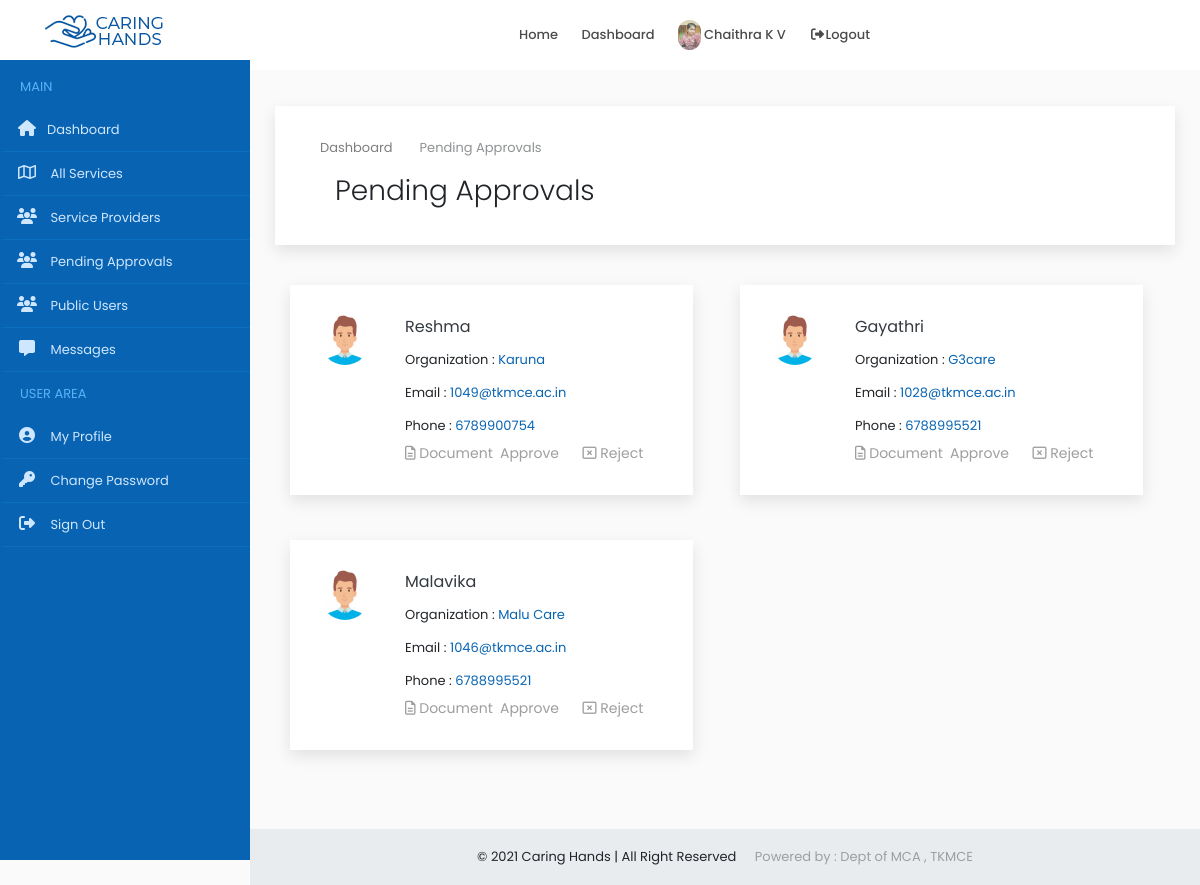
Page /administrator/pending/provider/ (signed in) on the committed database.
### accounts/models.py (models this page shows, shortened)
class Users(models.Model):
    user = models.ForeignKey(User,on_delete=models.CASCADE)
    name = models.CharField(max_length=150)
    email = models.EmailField(max_length=200,null=True, blank=True)
    organization = models.CharField(max_length=250,null=True, blank=True)
    mob = models.CharField(max_length=12)
    sex = models.CharField(max_length=10,choices=gender,default='Male')
    house = models.CharField(max_length=100,null=True, blank=True)
    street1 =models.CharField(max_length=100,null=True, blank=True)
    street2 =models.CharField(max_length=100,null=True, blank=True)
    city = models.CharField(max_length=100,null=True, blank=True)
    district = models.CharField(max_length=100,null=True, blank=True)
    state = models.CharField(max_length=100,null=True,choices=states, blank=True)
    pin = models.CharField(max_length=100,null=True,blank=True)
    age = models.IntegerField(null=True, blank=True)
    type = models.CharField(max_length=20,choices=user_type)
    approval = models.CharField(max_length=20,choices=approval_choices,default='Pending')
    document = models.FileField(upload_to='documents',null=True, blank=True)
    profile_picture = models.FileField(upload_to='dp',default='assets/img/user3.png')

### accounts/views.py (the view)
# urls.py: path('administrator/pending/provider/',PendingApproval.as_view(), name='pending_approval'),
class PendingApproval(View):
    def get(self,request):
        x = AdminCheck(request)
        if x == True:
            user = request.user
            account = Users.objects.get(user=user)
            requests = Users.objects.filter(type='service_provider',approval='2')
            context = {'account': account,'requests': requests}
            return render(request,'admin/verify.html', context)
        else:
            return redirect('home')

### accounts/functions.py (called while the page is built)
def AdminCheck(request):
    user = request.user
    if user.is_authenticated:
        try:
            u = Users.objects.get(user=user)
            if u.type == 'admin':
                return (True)
            else:
                return (False)
        except:
            return (False)
    else:
        return (False)

### accounts/templates/admin/verify.html (shortened to what this page needs)
{% extends 'common/dashboard_main.html' %}
{% load static %}
{% block content %}
{% include 'common/header.html' %}
{% include 'admin/sidenav.html' %}
<div class="content-wrapper">
<div class="container-fluid overflow-hidden">
    <div class="row margin-tb-90px margin-lr-10px sm-mrl-0px">
        <div id="page-title" class="padding-30px background-white full-width box-shadow">
            <div class="container">
                <ol class="breadcrumb opacity-5">
                    <li><a href="{% url 'home' %}">Dashboard</a></li>
                    <li class="active">Pending Approvals</li>
                </ol>
                <div class="container-fluid">
                    <div class="row">
                        <div class="col-6">
                            <h1 class="font-weight-300">Pending Approvals</h1>
                        </div>
                        <div class="col-6">
                        </div>
                    </div>
                </div>
            </div>
        </div>
        <div class="container-fluid">
            <div class="row" style="margin-top:40px">
                {% for i in requests %}
                 <div class="col-lg-6 margin-bottom-45px full-width">
                    <div class="background-white thum-hover box-shadow  hvr-float">
                        <div class="padding-30px full-width">
                            <img src="{{i.profile_picture.url}}" class="float-left margin-right-20px border-radius-60 margin-bottom-20px" alt="" style="width: 50px;height:50px">
                            <div class="margin-left-85px">
                                <a class="d-block text-dark text-medium margin-bottom-5px" href="#">{{i.name|title}} </a>
                                <div class="d-block padding-tb-5px">Organization :  <a href="#" class="text-main-color">{{i.organization|title}}</a></div>
                                <div class="d-block padding-tb-5px">Email :  <a href="#" class="text-main-color">{{i.email}}</a></div>
                                <div class="d-block padding-tb-5px">Phone  :  <a href="#" class="text-main-color">{{i.mob}}</a></div>
                                {% if i.document %}
                                <a href="{{i.document.url}}" target="_blank" class="d-inline-block text-grey-2 text-up-small"><i class="far fa-file-alt"></i> Document</a>
                               {% endif %}
                                <a href="" class="d-inline-block text-grey-2 text-up-small"  data-toggle="modal" data-target="#Approve_{{i.id}}"> Approve</a>
                                <a href="" class="d-inline-block margin-lr-20px text-grey-2 text-up-small"  data-toggle="modal" data-target="#Reject_{{i.id}}"><i class="far fa-window-close"></i> Reject</a>
                            </div>
                        </div>
                    </div>
                </div>
                {% empty %}
                <div class="alert alert-danger  margin-bottom-35px border-radius-10 padding-30px">
                    <strong>OOPS!</strong> No pending approvals Found
                    <hr>
                    <p class="margin-0px">Come back later.</p>
                </div>
                {% endfor %}
            </div>
        </div>
    </div>
</div>
{% include 'common/small_footer.html' %}
</div>
{% endblock %}

### accounts/templates/common/header.html (shortened to what this page needs)
{% load static %}
<header>
    <div id="fixed-header-dark" class="header-output fixed-header" style="background-color: white;">
        <div class="container header-in">
            <div class="row">
                <div class="col-lg-2 col-md-12">
                    <a id="logo" href="{% url 'index' %}" class="d-inline-block margin-tb-15px"><img
                            src="{% static 'assets/img/logo-1.png' %}" alt=""></a>
                </div>
                <div class="col-lg-7 col-md-12 position-inherit">
                    <ul id="menu-main" class="nav-menu float-lg-right link-padding-tb-20px">
                        <li><a href="{% url 'index' %}">Home</a>
                        </li>
                        <li><a href="{% url 'home' %}">Dashboard</a>
                        </li>
                        {% if request.user.is_authenticated %}
                        <li><a href="{% url 'home' %}"><img src="{{account.profile_picture.url}}" class="height-30px border-radius-30" alt=""> {{account.name|title}}</a></li>
                        <li><a href="{% url 'logout' %}" data-toggle="modal" data-target="#exampleModal"><i class="fa fa-fw fa-sign-out-alt"></i>Logout</a></li>
                        {% else %}
                        <li><a href="{% url 'login' %}"><i class="far fa-user"></i> Login</a></li>
                        {% endif %}
                    </ul>
                </div>
                <div class="col-lg-3 col-md-12">
                </div>
            </div>
        </div>
    </div>
</header>

### static/assets/css/colors/main.css (style rules this page uses)
.text-main-color { color: #0864b2; }

### static/assets/css/sb-admin.css (style rules this page uses)
html { position: relative; min-height: 100%; }
body { overflow-x: hidden; }
.content-wrapper { min-height: calc(100vh - 56px); padding-top: 1rem; }
.content-wrapper { overflow-x: hidden; }
@media (min-width: 992px) { .content-wrapper { margin-left: 250px; } }

### rows in the picture
Users: profile_picture (picture), name "Chaithra K V"
Users: profile_picture (picture), name "Reshma", organization "Karuna", email "1049@tkmce.ac.in", mob "6789900754"
Users: profile_picture (picture), name "Gayathri", organization "G3care", email "1028@tkmce.ac.in", mob "6788995521"
Users: profile_picture (picture), name "Malavika", organization "Malu Care", email "1046@tkmce.ac.in", mob "6788995521"
